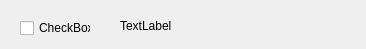
<?xml version="1.0" encoding="UTF-8"?>
<ui version="4.0">
 <class>TableListItem</class>
 <widget class="QWidget" name="TableListItem">
  <property name="geometry">
   <rect>
    <x>0</x>
    <y>0</y>
    <width>366</width>
    <height>49</height>
   </rect>
  </property>
  <property name="windowTitle">
   <string>TableListItem</string>
  </property>
  <widget class="QLabel" name="label">
   <property name="geometry">
    <rect>
     <x>120</x>
     <y>20</y>
     <width>54</width>
     <height>12</height>
    </rect>
   </property>
   <property name="text">
    <string>TextLabel</string>
   </property>
  </widget>
  <widget class="QCheckBox" name="checkBox">
   <property name="geometry">
    <rect>
     <x>20</x>
     <y>20</y>
     <width>71</width>
     <height>16</height>
    </rect>
   </property>
   <property name="text">
    <string>CheckBox</string>
   </property>
  </widget>
 </widget>
 <resources/>
 <connections/>
</ui>
